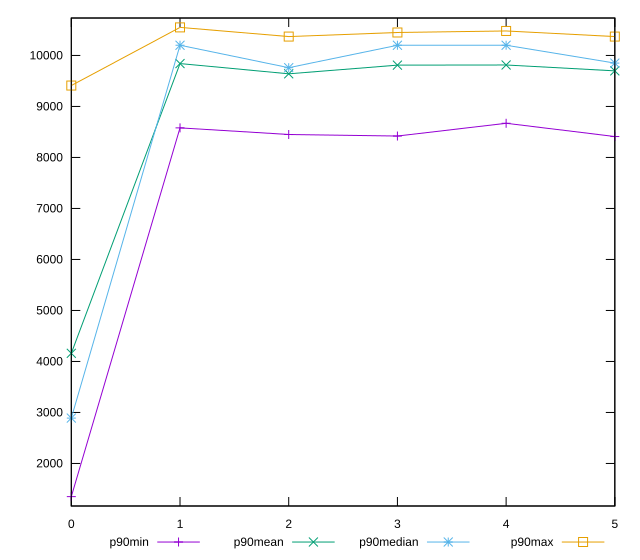

Here is the gnuplot script that generated this plot:
reset

$p90Min <<EOF
0 1350
1 8580
2 8450
3 8420
4 8670
5 8410
EOF

$p90Mean <<EOF
0 4159.89010989011
1 9840.65934065934
2 9639.89010989011
3 9810.10989010989
4 9812.857142857143
5 9697.692307692309
EOF

$p90Median <<EOF
0 2890
1 10200
2 9760
3 10200
4 10200
5 9850
EOF

$p90Max <<EOF
0 9410
1 10550
2 10370
3 10450
4 10480
5 10370
EOF

set key outside below
set xrange [0:5]
set yrange [1166:10734]
set trange [1166:10734]
set terminal svg size 640, 560 enhanced background rgb 'white'
set output "reprap/uses-text-compression/progression/value.svg"

plot $p90Min title "p90min" with linespoints, \
     $p90Mean title "p90mean" with linespoints, \
     $p90Median title "p90median" with linespoints, \
     $p90Max title "p90max" with linespoints

reset
